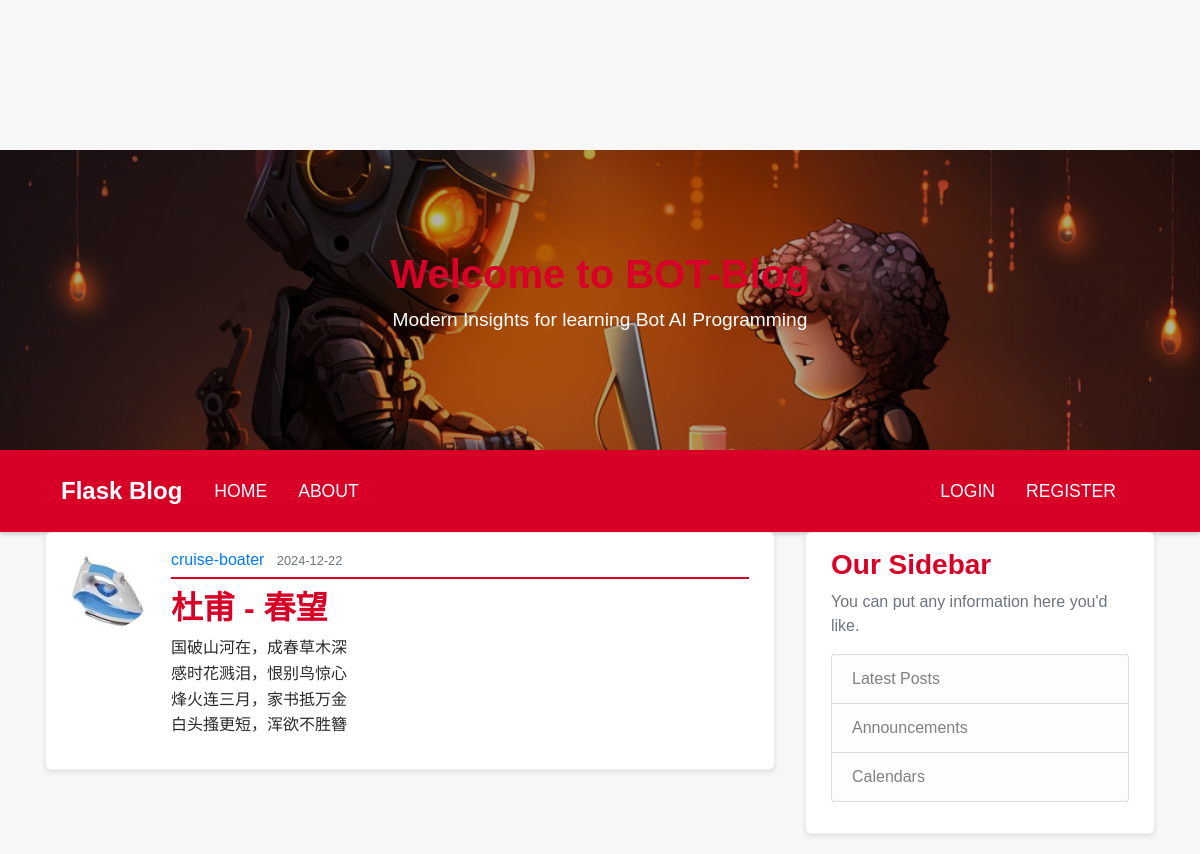
The app's page /posts/9 with its own data.
### flaskblog/models.py (models this page shows, shortened)
class User(db.Model, UserMixin):
    id = db.Column(db.Integer, primary_key=True)
    username = db.Column(db.String(20), unique=True, nullable=False)
    email = db.Column(db.String(120), unique=True, nullable=False)
    image_file = db.Column(db.String(20), nullable=False, default='brainsurgeon.jpg')
    password = db.Column(db.String(60), nullable=False)
    posts = db.relationship('Post', backref='author', lazy=True)

class Post(db.Model):
    id = db.Column(db.Integer, primary_key=True)
    title = db.Column(db.String(100), nullable=False)
    date_posted = db.Column(db.DateTime, nullable=False, default=datetime.utcnow)
    content = db.Column(db.Text, nullable=False)
    user_id = db.Column(db.Integer, db.ForeignKey('user.id'), nullable=False)

### flaskblog/posts/routes.py (the view)
@posts.route("/posts/<int:post_id>")
def post(post_id):
    post = Post.query.get_or_404(post_id)
    return render_template('post.html', title=post.title, post=post)

### flaskblog/templates/post.html (shortened to what this page needs)
{% extends "layout.html" %}
{% block content %}
  <article class="media content-section">
    <img class="rounded-circle article-img" src="{{ url_for('static', filename='profile_pics/' + post.author.image_file) }}">
    <div class="media-body">
      <div class="article-metadata">
        <a class="mr-2" href="{{ url_for('users.user_posts', username=post.author.username) }}">{{ post.author.username }}</a>
        <small class="text-muted">{{ post.date_posted.strftime('%Y-%m-%d') }}</small>
      </div>
      <h2 class="article-title">{{ post.title }}</h2>
      <p class="article-content">{{ post.content }}</p>
    </div>
  </article>
{% endblock content %}

### flaskblog/static/main.css (style rules this page uses)
body { background: #f7f7f7; color: #2b2b2b; margin-top: 5rem; font-family: Arial, sans-serif; }
h1, h2, h3, h4, h5, h6 { color: #d80027; font-weight: bold; }
body { padding-top: 70px; }
.content-section { background: #ffffff; padding: 15px 25px; border: 1px solid #eeeeee; border-radius: 6px; box-shadow: 0 2px 5px rgba(0, 0, 0, 0.1); margin-bottom: 20px; }
.article-title { color: #d80027; font-weight: bold; }
.article-content { white-space: pre-line; line-height: 1.6; }
.article-img { height: 80px; width: 80px; margin-right: 20px; border-radius: 5px; }
.article-metadata { padding-bottom: 5px; margin-bottom: 10px; border-bottom: 2px solid #d80027; }

### records on screen
User: image_file (picture), author.username "cruise-boater"
Post: date_posted "2024-12-22", title "杜甫 - 春望", content "国破山河在，成春草木深 感时花溅泪，恨别鸟惊心 烽火连三月，家书抵万金 白头搔更短，浑欲不胜簪"
